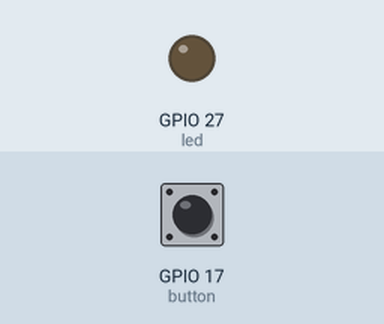
Bench run of a program on a simulated Raspberry Pi (BCM pin numbers). Parts: output pins drawn as LEDs (lit = HIGH). The test bench sets the inputs (shaded band); at power-on: GPIO 17 (button) HIGH. What the program prints to the terminal is not drawn.

Above: at 1.2 s.
1.3 s: GPIO 17 (button) pulled LOW for 0.15 s
At 1.37 s:
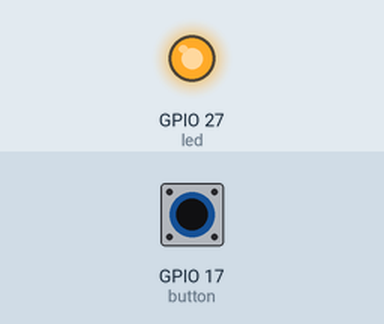
2.9 s: GPIO 17 (button) pulled LOW for 3.2 s
At 6.5 s:
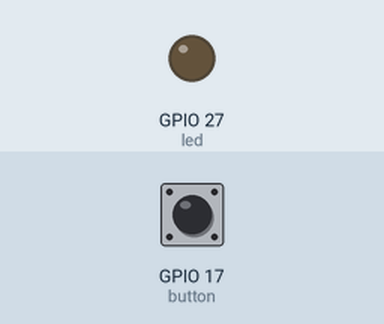
Timing chart, 0 to 8.0 s (numbered marks = the images above; inputs shaded):
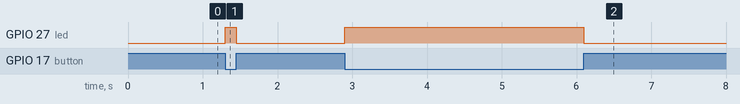

The program:

button.py
```python
from gpiozero import Button, LED


button = Button(17)
led = LED(27);
while True:
    if button.is_pressed :
        print('按下');
        led.on();
    else:
        print('放開');
        led.off();
```

Measured:
- after the input at 1.3 s, GPIO 27 (led): LOW → HIGH at once, → LOW 0.15 s later
- after the input at 2.9 s, GPIO 27 (led): LOW → HIGH at once, → LOW 3.2 s later
